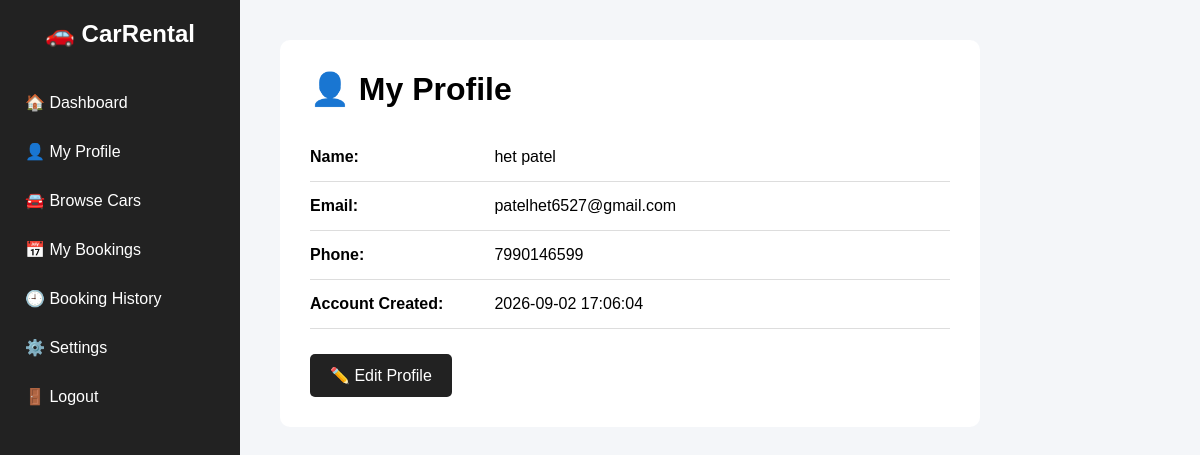
/client/profile.php (signed in), run on the app's committed database.
### tables this page shows
CREATE TABLE `users` (
  `user_id` int(11) NOT NULL,
  `name` varchar(100) NOT NULL,
  `email` varchar(100) NOT NULL,
  `phone` varchar(15) DEFAULT NULL,
  `password` varchar(255) NOT NULL,
  `created_at` timestamp NOT NULL DEFAULT current_timestamp()
);

### client/profile.php (the view, shortened to what this page needs)
<?php
include "../config/db.php";
$user_id = $_SESSION['user_id'];
$sql = "SELECT * FROM users WHERE user_id = $user_id";
$result = mysqli_query($conn, $sql);
$user = mysqli_fetch_assoc($result);
?>
<!DOCTYPE html>
<html>
<head>
</head>
<body>
    <?php include "includes/sidebar.php"; ?>
    <div class="main">
        <div class="profile-box">
            <h1>👤 My Profile</h1>
            <div class="profile-item">
                <strong>Name:</strong>
                <?php echo htmlspecialchars($user['name']); ?>
            </div>
            <div class="profile-item">
                <strong>Email:</strong>
                <?php echo htmlspecialchars($user['email']); ?>
            </div>
            <div class="profile-item">
                <strong>Phone:</strong>
                <?php echo htmlspecialchars($user['phone']); ?>
            </div>
            <div class="profile-item">
                <strong>Account Created:</strong>
                <?php echo htmlspecialchars($user['created_at']); ?>
            </div>
            <a href="edit_profile.php" class="edit-btn">
                ✏️ Edit Profile
            </a>
        </div>
    </div>
</body>
</html>

### client/profile.php (style rules this page uses)
* { margin: 0; padding: 0; box-sizing: border-box; font-family: Arial, sans-serif; }
body { background-color: #f4f6f9; }
.main { margin-left: 240px; padding: 40px; }
.profile-box { background-color: white; max-width: 700px; padding: 30px; border-radius: 10px; }
.profile-box h1 { margin-bottom: 25px; }
.profile-item { padding: 15px 0; border-bottom: 1px solid #ddd; }
.profile-item strong { display: inline-block; width: 180px; }
.edit-btn { display: inline-block; margin-top: 25px; padding: 12px 20px; background-color: #222; color: white; text-decoration: none; border-radius: 5px; }

### data on the page
users: name "het patel", email "patelhet6527@gmail.com", phone "7990146599", created_at "2026-09-02 17:06:04"
